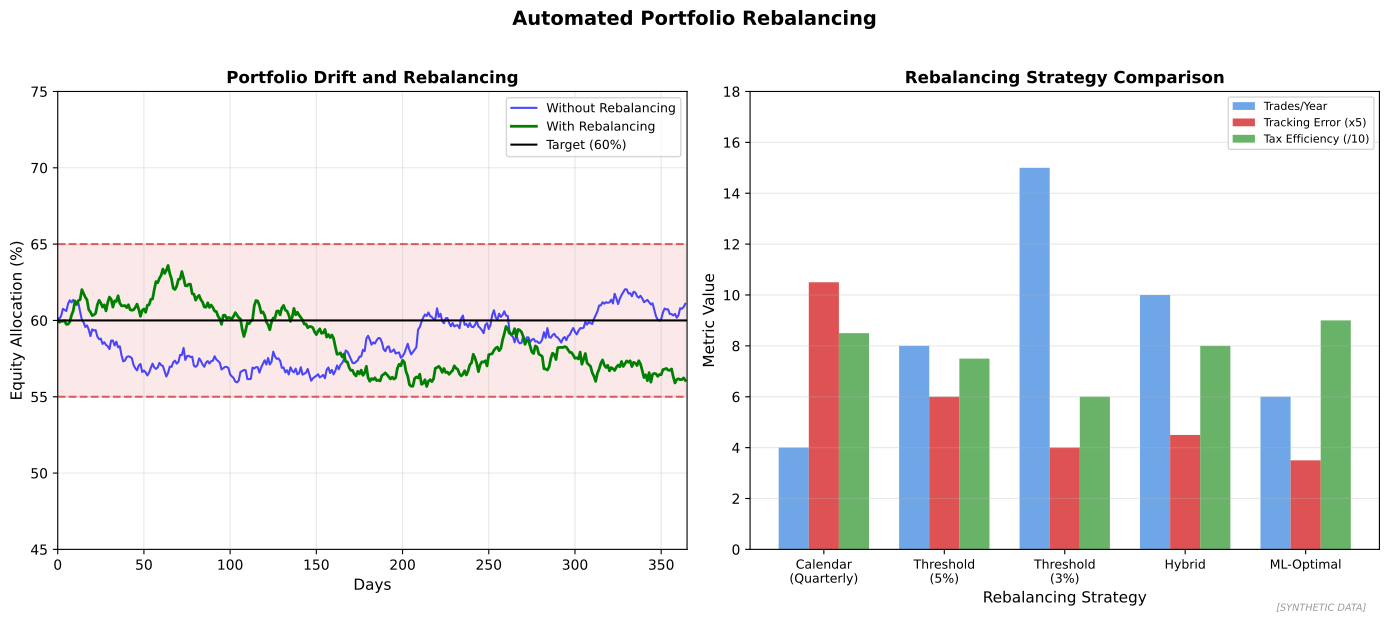

Write Python code to recreate this figure.
"""
Automated Rebalancing Strategy
Portfolio drift and rebalancing triggers

Output: automated_rebalancing.pdf
Module: module_03_ai_ml
Lesson: 33 - Robo-Advisors ML
"""

from pathlib import Path
import matplotlib.pyplot as plt
import numpy as np

CHART_METADATA = {
    'title': 'Automated Rebalancing',
    'module': 'module_03_ai_ml',
    'lesson': 33,
    'url': 'https://github.com/Digital-AI-Finance/digital-finance/tree/main/module_03_ai_ml/figures/automated_rebalancing'
}

plt.rcParams.update({'font.size': 10, 'axes.labelsize': 10})

def create_chart():
    fig, axes = plt.subplots(1, 2, figsize=(14, 6))

    np.random.seed(42)

    # Portfolio Drift
    ax1 = axes[0]

    days = np.arange(0, 365)
    target = 60  # Target equity allocation

    # Simulate drift
    drift = target + np.cumsum(np.random.randn(365) * 0.3)

    # Rebalancing events (when drift exceeds threshold)
    threshold = 5
    rebalance_points = []
    current_alloc = target
    rebalanced_drift = [target]

    for i in range(1, 365):
        current_alloc += np.random.randn() * 0.3
        if abs(current_alloc - target) > threshold:
            rebalance_points.append(i)
            current_alloc = target
        rebalanced_drift.append(current_alloc)

    ax1.plot(days, drift, 'b-', linewidth=1.5, alpha=0.7, label='Without Rebalancing')
    ax1.plot(days, rebalanced_drift, 'g-', linewidth=2, label='With Rebalancing')

    # Threshold bands
    ax1.axhline(y=target, color='black', linestyle='-', linewidth=1.5, label='Target (60%)')
    ax1.axhline(y=target + threshold, color='#D62728', linestyle='--', linewidth=1.5, alpha=0.7)
    ax1.axhline(y=target - threshold, color='#D62728', linestyle='--', linewidth=1.5, alpha=0.7)
    ax1.fill_between(days, target - threshold, target + threshold, alpha=0.1, color='#D62728')

    # Mark rebalancing events
    for rp in rebalance_points[:10]:  # Show first 10
        ax1.axvline(x=rp, color='#44A044', linestyle=':', alpha=0.5)

    ax1.set_xlabel('Days', fontsize=11)
    ax1.set_ylabel('Equity Allocation (%)', fontsize=11)
    ax1.set_title('Portfolio Drift and Rebalancing', fontsize=12, fontweight='bold')
    ax1.legend(loc='upper right', fontsize=9)
    ax1.set_xlim(0, 365)
    ax1.set_ylim(45, 75)
    ax1.grid(True, alpha=0.3)

    # Rebalancing Strategies Comparison
    ax2 = axes[1]

    strategies = ['Calendar\n(Quarterly)', 'Threshold\n(5%)', 'Threshold\n(3%)', 'Hybrid', 'ML-Optimal']
    trades_year = [4, 8, 15, 10, 6]
    tracking_error = [2.1, 1.2, 0.8, 0.9, 0.7]
    tax_efficiency = [85, 75, 60, 80, 90]

    x = np.arange(len(strategies))
    width = 0.25

    bars1 = ax2.bar(x - width, trades_year, width, label='Trades/Year', color='#4A90E2', alpha=0.8)
    bars2 = ax2.bar(x, [te * 5 for te in tracking_error], width, label='Tracking Error (x5)', color='#D62728', alpha=0.8)
    bars3 = ax2.bar(x + width, [te / 10 for te in tax_efficiency], width, label='Tax Efficiency (/10)', color='#44A044', alpha=0.8)

    ax2.set_xlabel('Rebalancing Strategy', fontsize=11)
    ax2.set_ylabel('Metric Value', fontsize=11)
    ax2.set_title('Rebalancing Strategy Comparison', fontsize=12, fontweight='bold')
    ax2.set_xticks(x)
    ax2.set_xticklabels(strategies, fontsize=9)
    ax2.legend(loc='upper right', fontsize=8)
    ax2.set_ylim(0, 18)
    ax2.yaxis.grid(True, alpha=0.3)

    fig.suptitle('Automated Portfolio Rebalancing', fontsize=14, fontweight='bold', y=1.02)
    fig.text(0.98, 0.02, '[SYNTHETIC DATA]', fontsize=7, color='#999999', ha='right', style='italic')
    plt.tight_layout()

    output_path = Path(__file__).parent / 'automated_rebalancing.pdf'
    plt.savefig(output_path, format='pdf', dpi=300, bbox_inches='tight')
    plt.close()
    print(f"Chart saved to: {output_path}")
    return output_path

if __name__ == '__main__':
    create_chart()
